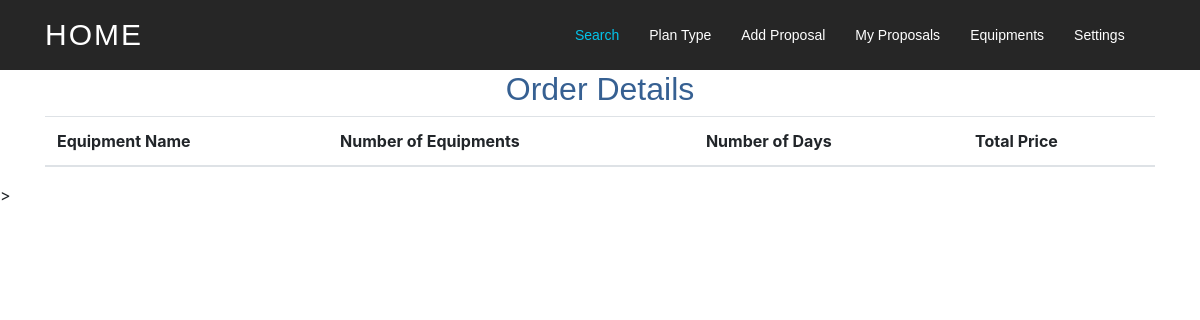
/order_details/, run on an earlier commit of the app's database.
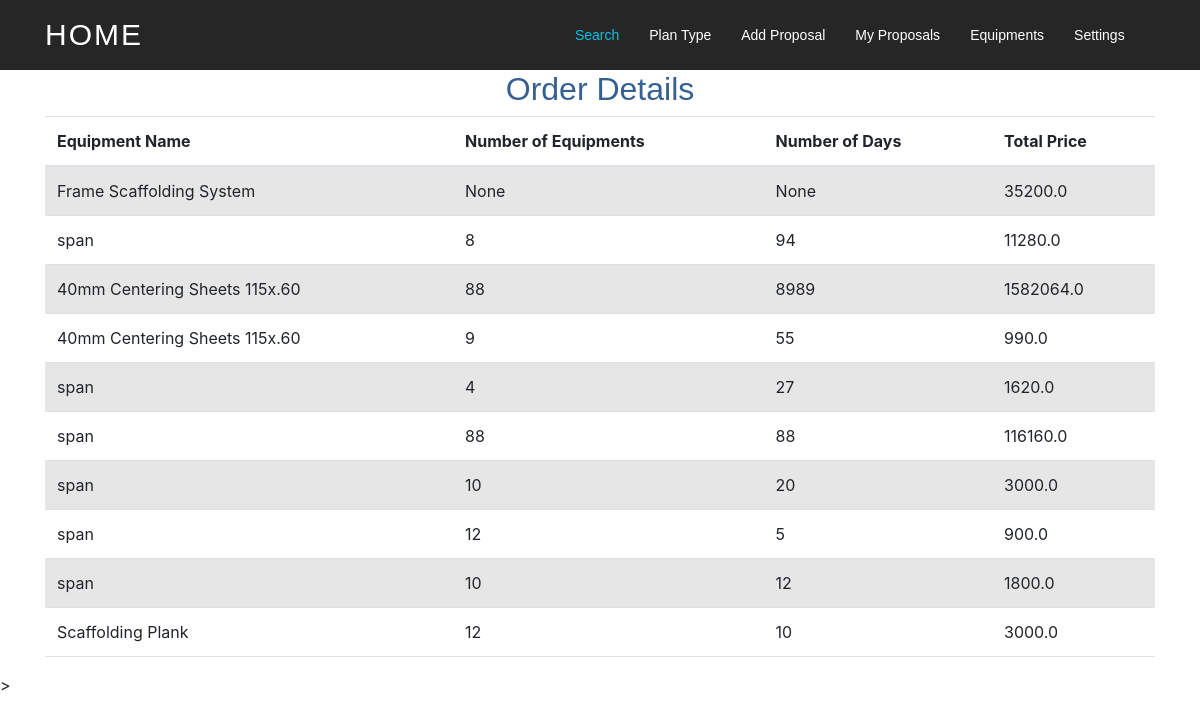
And on a later commit of the database.
### myapp/models.py (models this page shows)
class order(models.Model):
    eq=models.ForeignKey(Equipment,on_delete=models.CASCADE)
    no = models.IntegerField(max_length=100,null=True)
    day = models.IntegerField(max_length=100,null=True)
    total=models.FloatField()
    address=models.CharField(max_length=100,null=True)

class Equipment(models.Model):
    equ_name = models.CharField(max_length=100)
    description = models.TextField(max_length=100,blank=True)
    available = models.BooleanField(default=True)
    daily_rate = models.DecimalField(max_digits=10, decimal_places=2)
    image = models.ImageField()

### myapp/views.py (the view)
# urls.py: path('order_details/',views.order_details, name='order_details'),
def order_details(request):
    orders = order.objects.all()
    context = {'orders': orders}
    return render(request, 'myapp/order_details.html', context)

### myapp/templates/myapp/order_details.html (shortened to what this page needs)
{% extends 'myapp/user_base.html' %}
{% load static %}
{% block background %}
    background="https://images.pexels.com/photos/6615027/pexels-photo-6615027.jpeg?cs=srgb&dl=pexels-tima-miroshnichenko-6615027.jpg&fm=jpg"
{% endblock %}
{% block body %}
    <center>
        <h2><font color="#366092">Order Details</font></h2>
        <div class="container">
            <table class="table table-striped">
                <thead>
                    <tr>
                        <th>Equipment Name</th>
                        <th>Number of Equipments</th>
                        <th>Number of Days</th>
                        <th>Total Price</th>
                    </tr>
                </thead>
                <tbody>
                    {% for order in orders %}
                    <tr>
                        <td>{{ order.eq.equ_name }}</td>
                        <td>{{ order.no }}</td>
                        <td>{{ order.day }}</td>
                        <td>{{ order.total }}</td>
                    </tr>
                    {% endfor %}
                </tbody>
            </table>
        </div>
    </center>
{% endblock %}

### myapp/templates/myapp/user_base.html (shortened to what this page needs)
<!doctype html>
{% load static %}
<html lang="en">
  <head>
  <link href="{% static './myapp/assets/vendor/aos/aos.css' %}" rel="stylesheet">
  <link href="{% static './myapp/assets/vendor/bootstrap/css/bootstrap.min.css' %}" rel="stylesheet">
  <link href="{% static './myapp/assets/vendor/bootstrap-icons/bootstrap-icons.css' %}" rel="stylesheet">
  <link href="{% static './myapp/assets/vendor/boxicons/css/boxicons.min.css' %}" rel="stylesheet">
  <link href="{% static './myapp/assets/vendor/glightbox/css/glightbox.min.css' %}" rel="stylesheet">
  <link href="{% static './myapp/assets/vendor/swiper/swiper-bundle.min.css' %}" rel="stylesheet">
  <link href="{%static './myapp/assets/css/style.css' %}" rel="stylesheet">
    <link rel="stylesheet" href="https://stackpath.bootstrapcdn.com/bootstrap/4.5.0/css/bootstrap.min.css">
  </head>
  <body {% block background %}{% endblock %}>
<header id="header" class="d-flex align-items-center">
    <div class="container d-flex align-items-center justify-content-between">
      <h1 class="logo"><a href="{% url 'user_home'%}">HOME</a></h1>
      <nav id="navbar" class="navbar">
        <ul>
          <li><a class="nav-link scrollto active" href="{%url 'user_plans_search'%}">Search</a></li>
          <li><a class="nav-link scrollto" href="{%url 'user_plan_type_search'%}">Plan Type</a></li>
          <li><a class="nav-link scrollto" href="{%url 'user_architect_proposal_add'%}">Add Proposal</a></li>
           <li><a class="nav-link scrollto " href="{%url 'user_architect_proposal_view'%}">My Proposals</a></li>
          <li><a class="nav-link scrollto" href="{%url 'equipments_details'%}">Equipments</a></li>
          <li class="dropdown"><a href="#"><span>Settings</span> <i class="bi bi-chevron-down"></i></a>
          </li>
        </ul>
      </nav>
    </div>
  </header>
   {% block body %}{% endblock %}
  <script src="{% static './myapp/assets/js/main.js' %}"></script>>
</html>

### myapp/static/myapp/assets/assets/css/style.css (style rules this page uses)
body { background: #fff; color: #666666; font-family: "Open Sans", sans-serif; }
a { text-decoration: none; color: #03C4EB; transition: 0.5s; }
h1, h2, h3, h4, h5, h6 { font-family: "Raleway", sans-serif; font-weight: 400; margin: 0 0 20px 0; padding: 0; }
#header { background: #0d0d0d; transition: all 0.5s; z-index: 997; height: 70px; }
#header.fixed-top { background: rgba(0, 0, 0, 0.85); }
#header .logo { font-size: 30px; margin: 0; padding: 0; line-height: 1; font-weight: 400; letter-spacing: 2px; text-transform: uppercase; }
#header .logo a { color: #fff; }
.scrolled-offset { margin-top: 70px; }
.navbar { padding: 0; }
.navbar ul { margin: 0; padding: 0; display: flex; list-style: none; align-items: center; }
.navbar li { position: relative; }
.navbar a, .navbar a:focus { display: flex; align-items: center; justify-content: space-between; padding: 10px 0 10px 30px; font-family: "Raleway", sans-serif; font-size: 14px; color: #fff; white-space: nowrap; transition: 0.3s; }
.navbar a i, .navbar a:focus i { font-size: 12px; line-height: 0; margin-left: 5px; }
.navbar a:hover, .navbar .active, .navbar .active:focus, .navbar li:hover>a { color: #03C4EB; }

### myapp/templates/myapp/user_base.html (style rules this page uses)
body { background-repeat: no-repeat; background-attachment: fixed; background-size: cover; }

What changed in the data, as far as the page shows it:
added order: eq.equ_name "Frame Scaffolding System", no "None", day "None", total "35200.0"
added order: eq.equ_name "span", no "8", day "94", total "11280.0"
added order: eq.equ_name "40mm Centering Sheets 115x.60", no "88", day "8989", total "1582064.0"
added order: eq.equ_name "40mm Centering Sheets 115x.60", no "9", day "55", total "990.0"
added order: eq.equ_name "span", no "4", day "27", total "1620.0"
added order: eq.equ_name "span", no "88", day "88", total "116160.0"
added order: eq.equ_name "span", no "10", day "20", total "3000.0"
added order: eq.equ_name "span", no "12", day "5", total "900.0"
added order: eq.equ_name "span", no "10", day "12", total "1800.0"
added order: eq.equ_name "Scaffolding Plank", no "12", day "10", total "3000.0"
